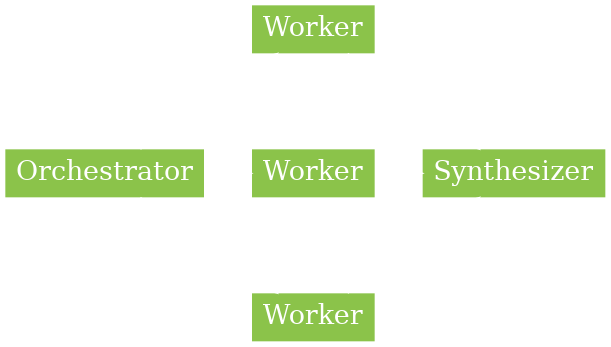

Write the Python code that produced this figure.
#!/usr/bin/env python3
#
# multi-agent-orchestrator-graphviz.py
#
# Script generates a small diagram for AWS meetup presentation.
#
# pylint: disable=pointless-statement, expression-not-assigned

from graphviz import Digraph

dot = Digraph(
    "Multi Agent Orchestrator",
    graph_attr={
        # "splines": "ortho",
        "nodesep": "1.0",
    },
    format="png",
)

dot.attr(bgcolor='transparent')
dot.attr('edge', color='white')
# Ranks for layout
dot.attr(rankdir="LR")
dot.attr("node", shape="rectangle")

# Node styles
green_style = {
    "style": "filled",
    "fillcolor": "#8BC34A",
    "fontcolor": "white",
    "fontsize": "20",
    "shape": "rectangle",
    "color": "transparent",
}
white_style = {
    "style": "filled",
    "fillcolor": "white",
    "fontcolor": "black",
    "fontsize": "20",
    "shape": "rectangle",
    "color": "transparent",
}

with dot.subgraph() as o:
    o.node("orc", "Orchestrator", **green_style)
    o.edge("orc", "w1")
    o.edge("orc", "w2")
    o.edge("orc", "w3")

with dot.subgraph() as w:
    w.attr(rank='same')
    w.node('w1', "Worker", **green_style)
    w.node('w2', "Worker", **green_style)
    w.node('w3', "Worker", **green_style)
    w.edge('w1', 'w2', style='invis')
    w.edge('w2', 'w3', style='invis')


with dot.subgraph() as s:
    s.node("syn", "Synthesizer", **green_style)
    s.edge("w1", "syn")
    s.edge("w2", "syn")
    s.edge("w3", "syn")

# Render the diagram
dot.render("multi-agent-orchestrator-graphviz", view=True)
